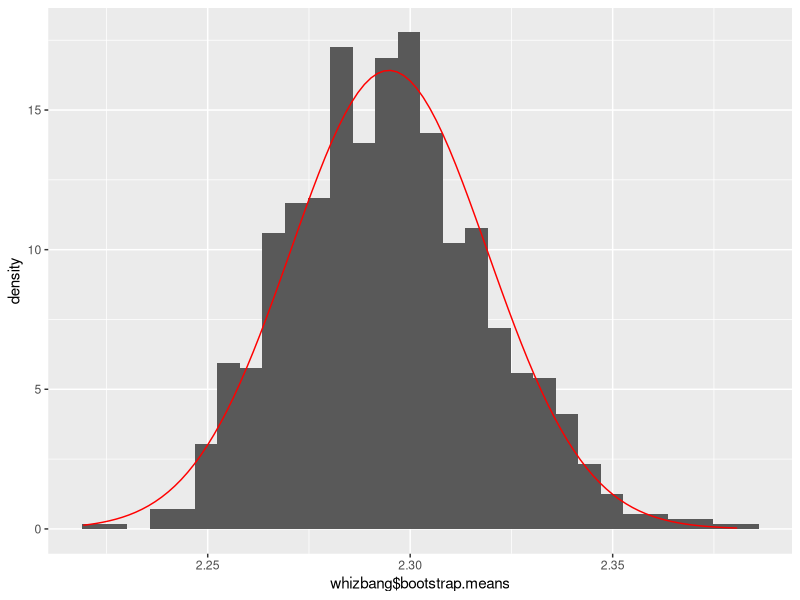
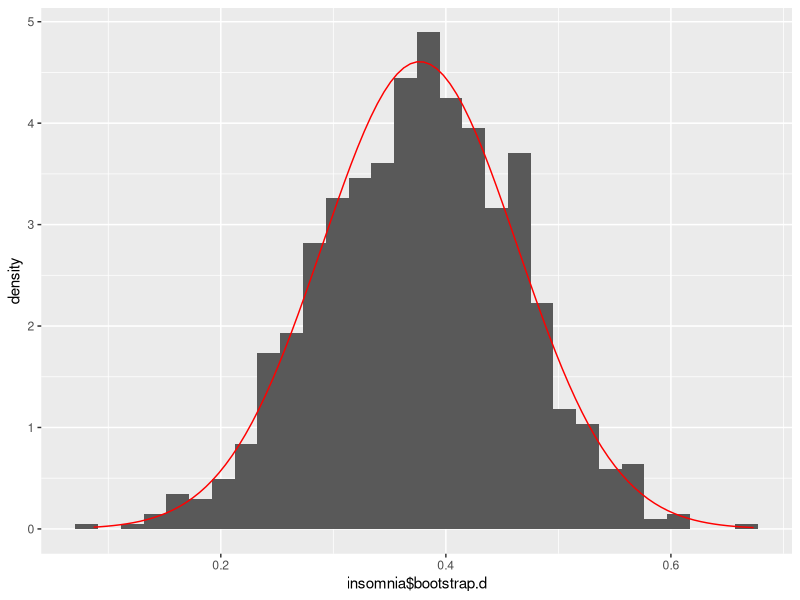

Recreate these plots in R, in order.
## ---- chunk 1
whizbang <- list()
whizbang$data <- c( 2.73, 2.39, 2.29, 2.21, 2.17, 2.52, 2.42, 2.43, 2.21, 2.29, 2.14, 2.30, 2.25, 2.19, 2.47, 2.20, 2.16, 2.23, 2.23, 2.28, 2.22, 2.30, 2.19, 2.27, 2.34, 2.29, 2.22)
whizbang$mu = 2.3
whizbang$n = length(whizbang$data)
whizbang$xbar = mean(whizbang$data)
whizbang$sd = sd(whizbang$data)
whizbang

whizbang$t = (whizbang$xbar - whizbang$mu)/(whizbang$sd/sqrt(whizbang$n))
whizbang$t
whizbang$p.value = 2 * pt(-abs(whizbang$t), df = whizbang$n - 1)
whizbang$p.value

whizbang$se = whizbang$sd / sqrt(whizbang$n)
whizbang$ci = c(whizbang$xbar - 1.96 * whizbang$se, whizbang$xbar + 1.96 * whizbang$se)
whizbang$ci
## ---- chunk 2
flu <- list()
flu$data.1 <- c(46.90, 45.44, 49.98, 45.56, 48.76, 46.43, 45.06, 42.51, 49.84, 45.35, 47.56, 50.53, 46.99, 47.84, 47.34, 43.64, 48.41)
flu$data.2 <- c(42.69, 39.45, 42.83, 42.72, 41.62, 44.56, 43.76, 45.29, 43.46, 38.82, 43.67, 42.87, 43.34, 41.72, 39.75, 44.64, 39.84, 45.52, 40.50 ) 

two.means.df <- function(s2.1, n.1, s2.2, n.2) {
numerator <- (s2.1/n.1) + (s2.2/n.2)
denominator <- ((s2.1/n.1)/(n.1 - 1)) + ((s2.2/n.2)/(n.2 -
1))
return(numerator/denominator)
}

t.test(x = flu$data.1, y = flu$data.2)

flu$mean.1 = mean(flu$data.1)
flu$mean.2 = mean(flu$data.2)
flu$d = flu$mean.1 - flu$mean.2
flu$d

flu$var.1 = var(flu$data.1)
flu$var.2 = var(flu$data.2)

flu$n.1 = length(flu$data.1)
flu$n.2 = length(flu$data.2)

flu$se = sqrt((flu$var.1/flu$n.1) + (flu$var.2/flu$n.2))

flu$t = flu$d / flu$se

flu$df <- two.means.df(flu$var.1, flu$n.1, flu$var.2, flu$n.2)
flu$df

flu$df = flu$n.1 + flu$n.2 - 2

flu$pvalue = 2 * pt(-abs(flu$t), flu$df)
flu$pvalue

abs(qt(0.05/2, flu$df))

flu$df
flu$ci = c(flu$d - 2.03 * flu$se, flu$d + 2.03 * flu$se)
flu$ci
## ---- chunk 3
shearz <- list()
shearz$data <- c(1, 1, 1, 1, 0, 0, 1, 1, 1, 0, 1, 1, 1, 0, 1, 1, 1, 1, 0, 0, 0, 1, 0, 0, 1, 0, 0, 1, 0, 1, 1, 0, 1, 1, 1, 1, 0, 1, 1, 1, 1, 1, 1, 1, 1 )

shearz$theta = 0.69
shearz$n = length(shearz$data)
shearz

shearz$p = mean(shearz$data)
shearz$p
shearz$se = sqrt(shearz$p * (1 - shearz$p) / shearz$n)
shearz

shearz$z.score = (shearz$p - shearz$theta) / shearz$se
shearz$z.score

shearz$p.value = 2 * pnorm(-abs(shearz$z.score))
shearz$p.value



## ---- chunk 4
insomnia <- list()
insomnia$data.1 <- c(1, 0, 0, 0, 0, 0, 1, 1, 0, 1, 0, 0, 1, 1, 1, 1, 1, 1, 0, 1, 1, 1, 0, 1, 1, 1, 0, 1, 1, 0, 0, 0, 1, 1, 0, 0, 0, 1, 1, 0, 0, 1, 1, 1, 1, 1, 1, 0, 1, 1, 1, 0, 0, 1, 0, 1)
insomnia$data.2 <- c(0, 1, 1, 0, 0, 0, 0, 0, 0, 0, 0, 1, 0, 1, 1, 1, 0, 0, 0, 0, 0, 0, 0, 0, 0, 1, 0, 1, 0, 0, 0, 0, 0, 0, 0, 1, 0, 0, 0, 0, 0, 0, 0, 1, 0, 0, 0, 0, 0, 0, 0, 1, 0 )

insomnia$n.1 = length(insomnia$data.1)
insomnia$n.2 = length(insomnia$data.2)

insomnia

insomnia$p.1 = mean(insomnia$data.1)
insomnia$p.2 = mean(insomnia$data.2)

insomnia$p = (insomnia$p.1 * insomnia$n.1 + insomnia$p.2 * insomnia$n.2)/(insomnia$n.1 + insomnia$n.2)
insomnia$se <- insomnia$p * (1 - insomnia$p) * ((1/insomnia$n.1) + (1/insomnia$n.2))
insomnia$d <- insomnia$p.1 - insomnia$p.2
insomnia$z.score <- insomnia$d/insomnia$se
insomnia

insomnia$p.value <- 2 * pnorm(-abs(insomnia$z.score))
insomnia$p.value

insomnia$ci <- c(insomnia$d - 1.96 * insomnia$se, insomnia$d + 1.96 * insomnia$se)
insomnia$ci

## ---- chunk 5
sample(whizbang$data, whizbang$n, replace = TRUE)

t = rep(1, 1000)

whizbang$bootstrap.samples <- lapply(t, function(x) sample(whizbang$data,
whizbang$n, replace = TRUE))

whizbang$bootstrap.means <- unlist(lapply(whizbang$bootstrap.samples,
mean))

min(whizbang$bootstrap.means)

max(whizbang$bootstrap.means)

mean(whizbang$bootstrap.means)

sd(whizbang$bootstrap.means)

library(ggplot2)
ggplot(as.data.frame(whizbang$bootstrap.means), aes(x = whizbang$bootstrap.means)) +
geom_histogram(aes(y = ..density..)) + stat_function(fun = dnorm, args = list(mean = mean(whizbang$bootstrap.means), sd = sd(whizbang$bootstrap.means)), color = "red")

whizbang$bootstrap.mean <- mean(whizbang$bootstrap.means)
whizbang$bootstrap.sd <- sd(whizbang$bootstrap.means)

whizbang$bootstrap.ci <- c(whizbang$bootstrap.mean - 2.31 *
whizbang$bootstrap.sd, whizbang$bootstrap.mean + 2.31 *
whizbang$bootstrap.sd)

whizbang$ci

whizbang$bootstrap.ci

quantile(whizbang$bootstrap.means, c(0.025, 0.975))


## ---- chunk 6

insomnia$bootstrap.samples.1 <- lapply(t, function(x) sample(insomnia$data.1, insomnia$n.1, replace = TRUE))
insomnia$bootstrap.samples.2 <- lapply(t, function(x) sample(insomnia$data.2, insomnia$n.2, replace = TRUE))
insomnia$bootstrap.means.1 <- unlist(lapply(insomnia$bootstrap.samples.1, mean))
insomnia$bootstrap.means.2 <- unlist(lapply(insomnia$bootstrap.samples.2, mean))
insomnia$bootstrap.d <- insomnia$bootstrap.means.1 - insomnia$bootstrap.means.2

min(insomnia$bootstrap.d)

max(insomnia$bootstrap.d)

mean(insomnia$bootstrap.d)

sd(insomnia$bootstrap.d)

ggplot(as.data.frame(insomnia$bootstrap.d), aes(x = insomnia$bootstrap.d)) +
geom_histogram(aes(y = ..density..)) + stat_function(fun = dnorm, args = list(mean = mean(insomnia$bootstrap.d),
sd = sd(insomnia$bootstrap.d)), color = "red")

insomnia$bootstrap.mean <- mean(insomnia$bootstrap.d)
insomnia$bootstrap.mean


insomnia$bootstrap.sd <- sd(insomnia$bootstrap.d)
insomnia$bootstrap.sd


insomnia$bootstrap.ci <- c(insomnia$bootstrap.mean - 1.96 * insomnia$bootstrap.sd, insomnia$bootstrap.mean +
1.96 * insomnia$bootstrap.sd)

insomnia$bootstrap.ci


insomnia$ci

quantile(insomnia$bootstrap.d, c(0.025, 0.975))

